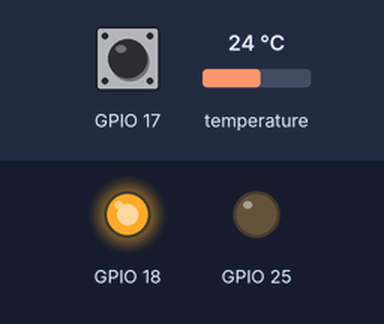
Recording of a program running on a simulated Raspberry Pi (BCM pin numbers). On the bench: output pins drawn as LEDs (lit = HIGH). The test bench sets the inputs (shaded band); at power-on: GPIO 17 LOW, temperature 24 °C. Files the program writes start out absent. At 3.7 s the program stops and its outputs stay as they are.

Above: at 1.2 s.
1.3 s: GPIO 17 pulsed HIGH 2 times (0.12 s each, 0.3 s apart)
At 1.8 s:
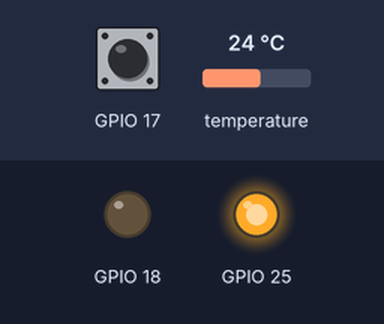
3.4 s: GPIO 17 driven HIGH
At 4.2 s:
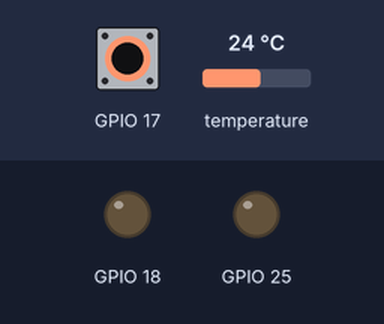
Timing chart, 0 to 5.2 s (numbered marks = the images above; inputs shaded):
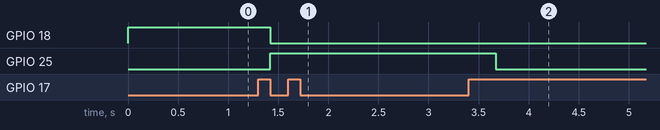

The program:

A_complete_temperature_logger.py
```python
# (licence header left out)
import RPi.GPIO as GPIO

GPIO.setmode(GPIO.BCM)
GPIO.setup(17, GPIO.IN)
GPIO.setup(18, GPIO.OUT)
GPIO.setup(25, GPIO.OUT)

GPIO.output(18, GPIO.HIGH)

while True:
	if GPIO.input(17):
		break

while GPIO.input(17):
	pass

GPIO.output(18, GPIO.LOW)
GPIO.output(25, GPIO.HIGH)

datafile = open("temperaturedata.log", "w")

while True:
	tfile = open("/sys/bus/w1/devices/w1_bus_master1/10-000802824e58/w1_slave")
	text = tfile.read()
	tfile.close()
	temperature_data = text.split()[-1]
	temperature = float(temperature_data[2:])
	temperature = temperature / 1000
	datafile.write(str(temperature) + "\n")
	if GPIO.input(17):
		break

datafile.close()
GPIO.output(25, GPIO.LOW)
```

Measured:
- after the input at 1.3 s, GPIO 18: HIGH → LOW after 0.12 s; GPIO 25: LOW → HIGH after 0.12 s
- after the input at 3.4 s, GPIO 25: HIGH → LOW after 0.27 s
